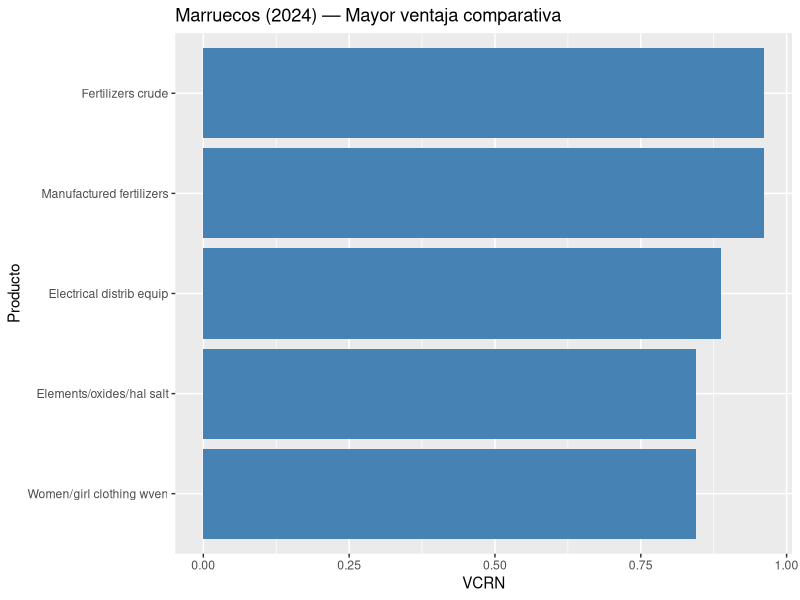
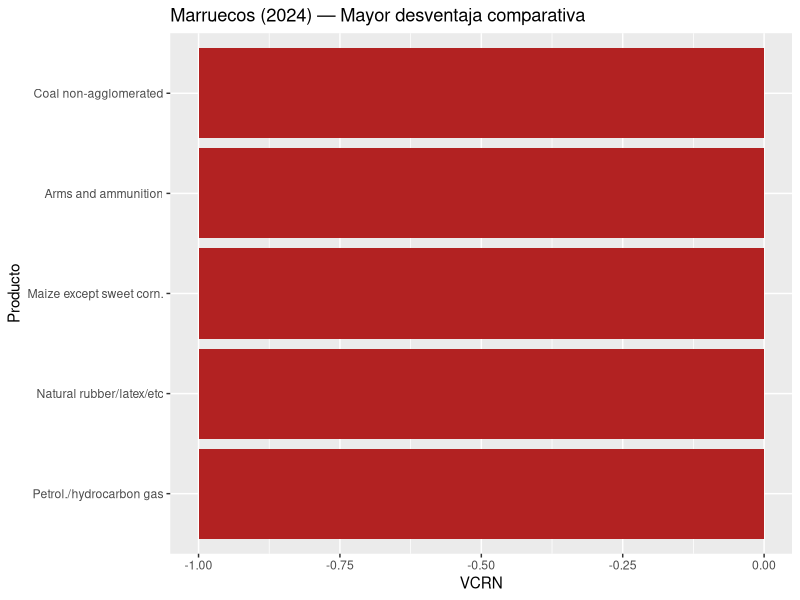
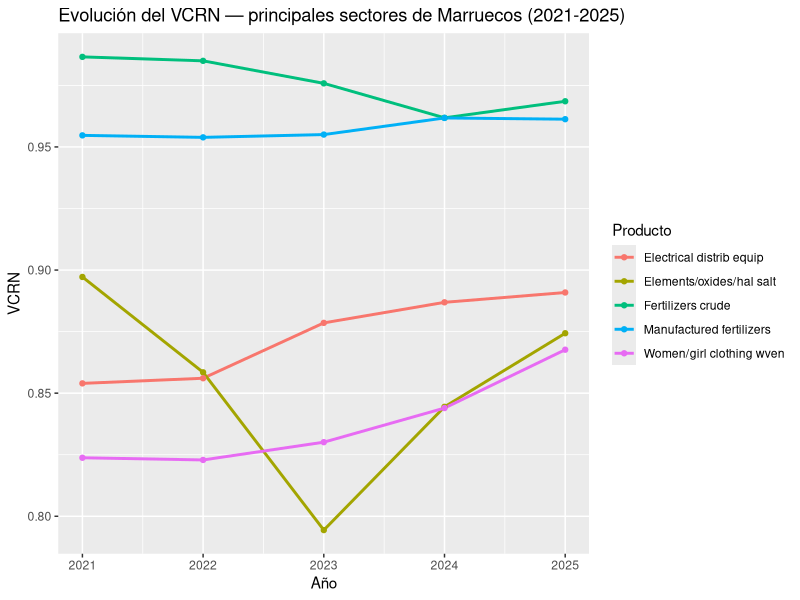
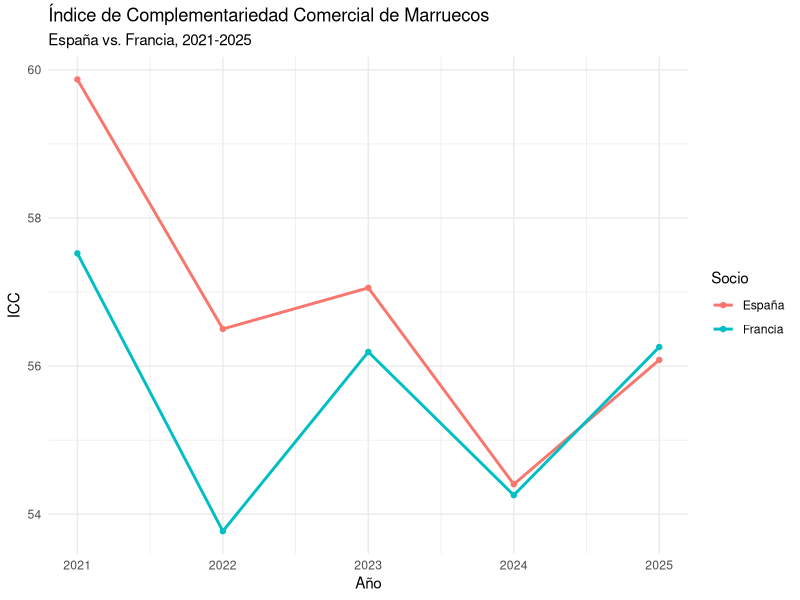
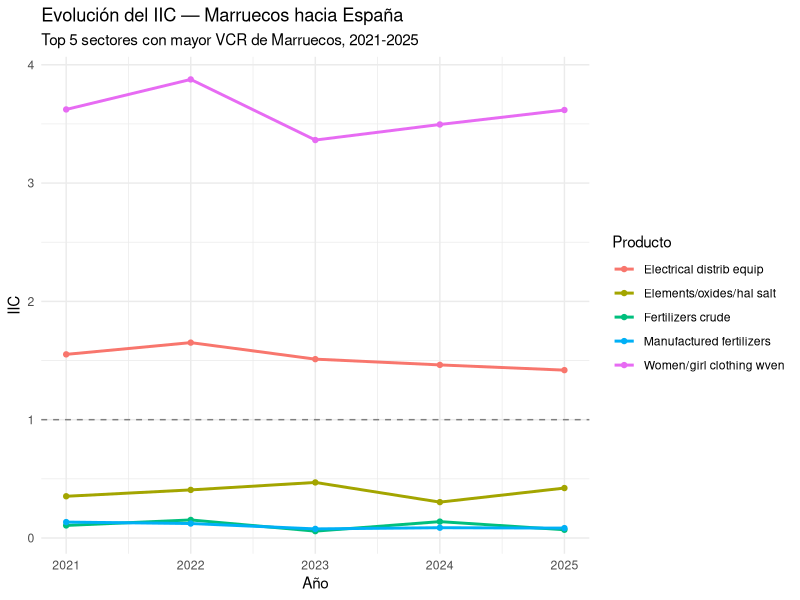
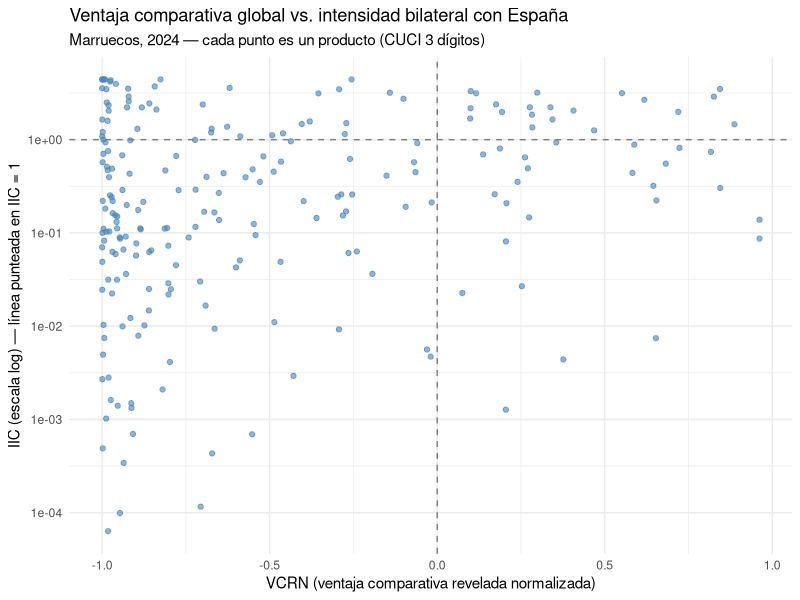
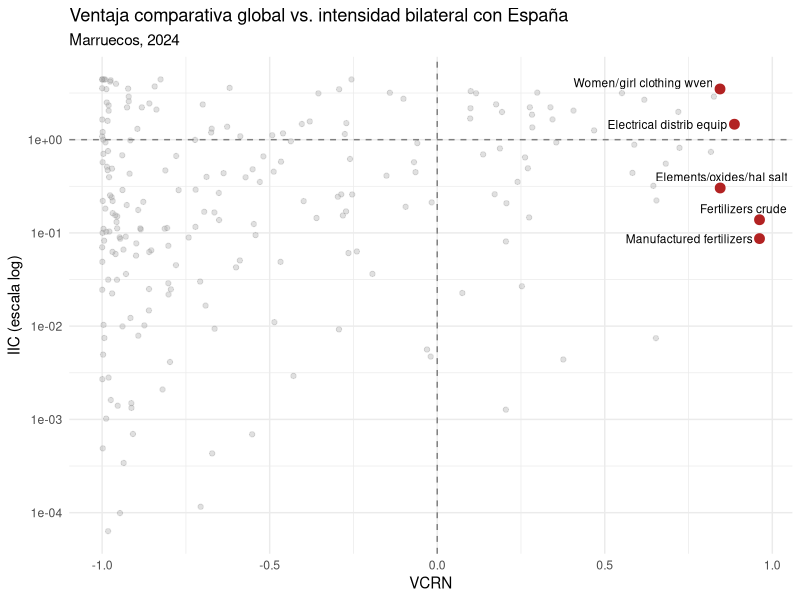
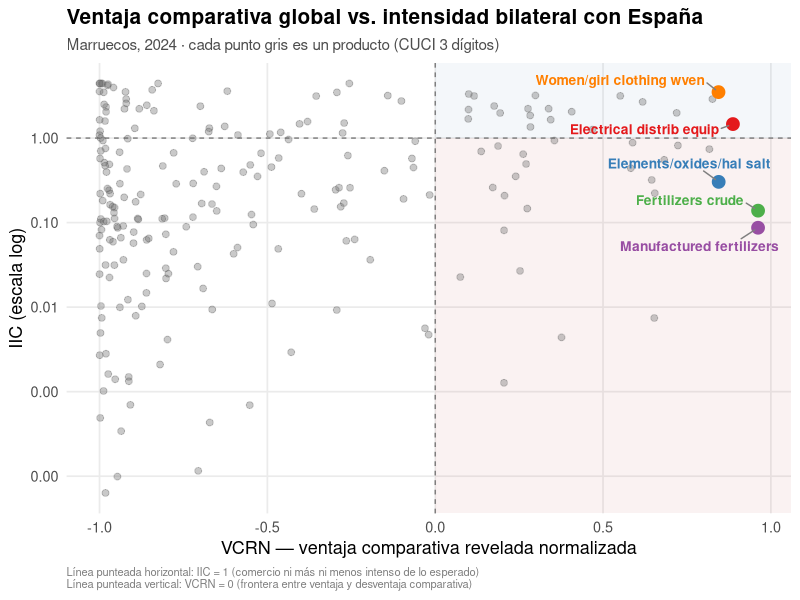

R code for these plots, in order:
install.packages("tidyverse")
install.packages("haven")
install.packages("ggrepel")

library(tidyverse)
library(haven)
library(dplyr)
library(ggrepel) 

getwd()
setwd("/cloud/project/bases de datos")
comtrade <- read_dta("MAR_ESP_FRA_WLD_full.dta")

names(comtrade) <- tolower(names(comtrade))

#-----------------------------------------------------------------------------#
# Limpieza de Bases: Uso dos bases, una con MAR como reporter y FRA, SPN y WLD
# como partners, y otra con WLD como reporter y partner. Después las uno con 
# left_join y armo el VCR.
#-----------------------------------------------------------------------------#

# Primero para la parte de MAR -> FRA, SPN, WLD:

comtrade <- comtrade %>%
  mutate(
    cuci      = as.character(as_factor(productcode)),
    cuci_desc = as.character(as_factor(productdescription)),
    r         = as.character(as_factor(reporteriso3)),
    p         = as.character(as_factor(partneriso3)),
    flow      = as.character(as_factor(tradeflowname))
  ) %>%
  rename(value = tradevaluein1000usd) %>%
  select(r, p, flow, cuci, cuci_desc, value, year)

comtrade_2 <- comtrade |>
  mutate(value = value / 1000)

comtrade_exp <- comtrade_2 |>
  filter(flow == "Export")

comtrade_exp <- comtrade_exp |>
  group_by(year, r, p) |>
  mutate(total_expo = sum(value, na.rm = TRUE)) |>
  ungroup()

comtrade_exp <- comtrade_exp |>
  mutate(share = value / total_expo)

df_share <- comtrade_exp |>
  select(year, r, p, cuci, cuci_desc, share)

vcr_aux_mar <- df_share |>
  filter(r == "MAR", p == "WLD") |>
  rename(share_mar = share)

# Ahora para la parte de WLD -> WLD:

comtrade_wld <- read_dta("WLD_WLD.dta")

names(comtrade_wld) <- tolower(names(comtrade_wld))

comtrade_wld <- comtrade_wld %>%
  mutate(
    cuci = as.character(as_factor(productcode)),
    r    = as.character(as_factor(reporteriso3)),
    p    = as.character(as_factor(partneriso3)),
    flow = as.character(as_factor(tradeflowname))
  ) %>%
  rename(value = tradevaluein1000usd) %>%
  select(r, p, flow, cuci, value, year)

wld_exp <- comtrade_wld |>
  filter(flow == "Export", r == "All", p == "All") |>
  group_by(year) |>
  mutate(total_wld = sum(value, na.rm = TRUE)) |>
  ungroup() |>
  mutate(share_wld = value / total_wld) |>
  select(year, cuci, share_wld)

#-----------------------------------------------------------------------------#
# Y ahora sí construyo el VCR:
#-----------------------------------------------------------------------------#

vcr_mar <- vcr_aux_mar |>
  select(year, cuci, cuci_desc, share_mar) |>
  left_join(wld_exp, by = c("year", "cuci")) |>
  mutate(
    vcr  = share_mar / share_wld,
    vcrn = (vcr - 1) / (vcr + 1)
  ) |>
  arrange(desc(vcr))

sum(is.na(vcr_mar$share_wld)) # chequeo que no quede ningún NA suelto

top5_mar <- vcr_mar |>
  filter(year == 2025) |>
  slice_max(vcrn, n = 5)

# Analisis de los resultados del VCR

vcr_mar |> 
  group_by(year) |> 
  summarise(n = n(), na_share_wld = sum(is.na(share_wld)))

# Top 5 sectores con mayor ventaja comparativa (VCRN más alto)
top5_ventaja <- vcr_mar |>
  filter(year == 2024) |>
  slice_max(vcrn, n = 5)


# Top 5 sectores con mayor desventaja comparativa (VCRN más bajo)
top5_desventaja <- vcr_mar |>
  filter(year == 2024) |>
  slice_min(vcrn, n = 5)


# Me parecen medio una poronga estos gráficos, pero bueno, hay que verlo

ggplot(data = top5_ventaja) +
  geom_col(aes(x = reorder(cuci_desc, vcrn), y = vcrn), fill = "steelblue") +
  coord_flip() +
  labs(title = "Marruecos (2024) — Mayor ventaja comparativa",
       x = "Producto",
       y = "VCRN")

ggplot(data = top5_desventaja) +
  geom_col(aes(x = reorder(cuci_desc, vcrn), y = vcrn), fill = "firebrick") +
  coord_flip() +
  labs(title = "Marruecos (2024) — Mayor desventaja comparativa",
       x = "Producto",
       y = "VCRN")


# Grafico de evolución de los sectores top

top_sectores <- top5_ventaja$cuci  # códigos de los 5 sectores top en 2024

vcr_mar |>
  filter(cuci %in% top_sectores) |>
  ggplot(aes(x = year, y = vcrn, color = cuci_desc)) +
  geom_line(linewidth = 1) +
  geom_point() +
  labs(title = "Evolución del VCRN — principales sectores de Marruecos (2021-2025)",
       x = "Año", y = "VCRN", color = "Producto")

#-----------------------------------------------------------------------------#
# Siguiente indicador: IIC (Intensidad Comercial)
#-----------------------------------------------------------------------------#


# Elegimos el socio y el sector a analizar
socio_1 <- "ESP"
sector <- "562"  # Manufactured fertilizers
anio   <- 2024

socio_2 <- "FRA"

# X^{i,j}_k: exportaciones de Marruecos a ESPAÑA en el sector k
xijk_esp <- comtrade_exp |>
  filter(r == "MAR", p == socio_1, cuci == sector, year == anio) |>
  pull(value)

# X^{i,j}_k: exportaciones de Marruecos a FRANCIA en el sector k
xijk_fra <- comtrade_exp |>
  filter(r == "MAR", p == socio_2, cuci == sector, year == anio) |>
  pull(value)

# X^i_k: exportaciones totales de Marruecos al mundo en el sector k
xik <- comtrade_exp |>
  filter(r == "MAR", p == "WLD", cuci == sector, year == anio) |>
  pull(value)

# X^{i,j}: exportaciones totales de Marruecos a España (todos los productos)
xij_esp <- comtrade_exp |>
  filter(r == "MAR", p == socio_1, year == anio) |>
  distinct(total_expo) |>
  pull(total_expo)

# X^{i,j}: exportaciones totales de Marruecos a FRANCIA (todos los productos)
xij_fra <- comtrade_exp |>
  filter(r == "MAR", p == socio_2, year == anio) |>
  distinct(total_expo) |>
  pull(total_expo)

# X^i: exportaciones totales de Marruecos al mundo (todos los productos)
xi <- comtrade_exp |>
  filter(r == "MAR", p == "WLD", year == anio) |>
  distinct(total_expo) |>
  pull(total_expo)

iic_mar_esp <- (xijk_esp / xik) / (xij_esp / xi)
iic_mar_esp <- as.numeric(iic_mar_esp)
iic_mar_esp

iic_mar_fra <- (xijk_fra / xik) / (xij_fra / xi)
iic_mar_fra <- as.numeric(iic_mar_fra)
iic_mar_fra


# EN FORMA DE TABLA: 

# PRIMERO ESPAÑA

sectores_top5 <- top5_ventaja$cuci

mar_esp <- comtrade_exp |>
  filter(r == "MAR", p == socio_1, year == anio, cuci %in% sectores_top5) |>
  select(cuci, cuci_desc, xijk = value, xij = total_expo)

mar_wld <- comtrade_exp |>
  filter(r == "MAR", p == "WLD", year == anio, cuci %in% sectores_top5) |>
  select(cuci, xik = value, xi = total_expo)

iic_top5 <- mar_esp |>
  left_join(mar_wld, by = "cuci") |>
  mutate(iic = as.numeric((xijk / xik) / (xij / xi))) |>
  select(cuci, cuci_desc, iic) |>
  arrange(desc(iic))

# AHORA FRANCIA

# mar_fra <- comtrade_exp |>
#   filter(r == "MAR", p == socio_1, year == anio, cuci %in% sectores_top5) |>
#   select(cuci, cuci_desc, xijk = value, xij = total_expo)
# 
# mar_wld <- comtrade_exp |>
#   filter(r == "MAR", p == "WLD", year == anio, cuci %in% sectores_top5) |>
#   select(cuci, xik = value, xi = total_expo)
# 
# iic_top5 <- mar_fra |>
#   left_join(mar_wld, by = "cuci") |>
#   mutate(iic = as.numeric((xijk / xik) / (xij / xi))) |>
#   select(cuci, cuci_desc, iic) |>
#   arrange(desc(iic))

#-----------------------------------------------------------------------------#
# Siguiente indicador: ICC (Compatibilidad/Complementariedad Comercial)
#-----------------------------------------------------------------------------#

#ICC AGREGADO

calcular_icc <- function(socio, anio) {
  
  # m_k^i: participación del bien k en las IMPORTACIONES totales de Marruecos
  m_mar <- comtrade |>
    filter(r == "MAR", p == "WLD", flow == "Import", year == anio) |>
    mutate(m = value / sum(value, na.rm = TRUE)) |>
    select(cuci, cuci_desc, m)
  
  # x_k^j: participación del bien k en las EXPORTACIONES totales del socio al mundo
  x_socio <- comtrade |>
    filter(r == socio, p == "WLD", flow == "Export", year == anio) |>
    mutate(x = value / sum(value, na.rm = TRUE)) |>
    select(cuci, x)
  
  # Full join: un producto ausente de un lado cuenta como share = 0, no se descarta
  tabla <- full_join(m_mar, x_socio, by = "cuci") |>
    mutate(
      m = replace_na(m, 0),
      x = replace_na(x, 0),
      dif_abs = abs(m - x)
    )
  
  icc <- 100 * (1 - sum(tabla$dif_abs, na.rm = TRUE) / 2)
  
  list(icc = icc, detalle = tabla)
}

# Uso:
icc_esp_mar <- calcular_icc("ESP", 2024)
icc_esp_mar$icc

# 1) La suma de shares de cada lado debería dar 1 (o muy cerca, por redondeo)
sum(icc_esp_mar$detalle$m, na.rm = TRUE)
sum(icc_esp_mar$detalle$x, na.rm = TRUE)


# 2) El ICC teóricamente está acotado entre 0 y 100 — confirmá que no se te fue de rango
icc_esp_mar$icc

resultado_fra <- calcular_icc("FRA", 2024)
resultado_fra$icc

icc_evolucion <- map_dfr(2021:2025, function(a) {
  tibble(
    year = a,
    icc_esp = calcular_icc("ESP", a)$icc,
    icc_fra = calcular_icc("FRA", a)$icc
  )
})

# ICC POR PRODUCTO

calcular_icc_producto <- function(socio, anio) {
  
  m_mar <- comtrade |>
    filter(r == "MAR", p == "WLD", flow == "Import", year == anio) |>
    mutate(m = value / sum(value, na.rm = TRUE)) |>
    select(cuci, cuci_desc, m)
  
  x_socio <- comtrade |>
    filter(r == socio, p == "WLD", flow == "Export", year == anio) |>
    mutate(x = value / sum(value, na.rm = TRUE)) |>
    select(cuci, cuci_desc_x = cuci_desc, x)  # guardamos la descripción también acá
  
  full_join(m_mar, x_socio, by = "cuci") |>
    mutate(
      cuci_desc = coalesce(cuci_desc, cuci_desc_x),  # si falta de un lado, usa el otro
      m = replace_na(m, 0),
      x = replace_na(x, 0),
      icc_k = 100 * (1 - abs(m - x) / 2)
    ) |>
    select(cuci, cuci_desc, m, x, icc_k) |>
    arrange(desc(icc_k))
}

icc_prod_esp <- calcular_icc_producto("ESP", 2024)
view(icc_prod_esp)
icc_prod_fra <- calcular_icc_producto("FRA", 2024)
view(icc_prod_fra)


# Top 10 de mejor matching con cada socio
icc_prod_esp |> slice_max(icc_k, n = 10) |> select(cuci, cuci_desc, icc_k)
icc_prod_fra |> slice_max(icc_k, n = 10) |> select(cuci, cuci_desc, icc_k)


icc_prod_esp |> 
  filter(m > 0.001, x > 0.001) |>
  arrange(desc(icc_k)) |>
  head(10)

icc_prod_fra |> 
  filter(m > 0.001, x > 0.001) |>
  arrange(desc(icc_k)) |>
  head(10)


#------------------------------------------------------------------------#
# GRAFICOS

# evoluciónm agregada del icc

icc_evolucion |>
  pivot_longer(cols = c(icc_esp, icc_fra), names_to = "socio", values_to = "icc") |>
  mutate(socio = recode(socio, icc_esp = "España", icc_fra = "Francia")) |>
  ggplot(aes(x = year, y = icc, color = socio)) +
  geom_line(linewidth = 1) +
  geom_point() +
  labs(title = "Índice de Complementariedad Comercial de Marruecos",
       subtitle = "España vs. Francia, 2021-2025",
       x = "Año", y = "ICC", color = "Socio") +
  theme_minimal()

# evolución del iic para los mismos 5 sectores top con España

calcular_iic_multi <- function(socio, sectores, anio) {
  mar_soc <- comtrade_exp |>
    filter(r == "MAR", p == socio, year == anio, cuci %in% sectores) |>
    select(cuci, cuci_desc, xijk = value, xij = total_expo)
  
  mar_wld <- comtrade_exp |>
    filter(r == "MAR", p == "WLD", year == anio, cuci %in% sectores) |>
    select(cuci, xik = value, xi = total_expo)
  
  mar_soc |>
    left_join(mar_wld, by = "cuci") |>
    mutate(iic = as.numeric((xijk / xik) / (xij / xi)), year = anio) |>
    select(year, cuci, cuci_desc, iic)
}

iic_evolucion <- map_dfr(2021:2025, ~calcular_iic_multi("ESP", sectores_top5, .x))

ggplot(iic_evolucion, aes(x = year, y = iic, color = cuci_desc)) +
  geom_line(linewidth = 1) +
  geom_point() +
  geom_hline(yintercept = 1, linetype = "dashed", color = "gray50") +
  labs(title = "Evolución del IIC — Marruecos hacia España",
       subtitle = "Top 5 sectores con mayor VCR de Marruecos, 2021-2025",
       x = "Año", y = "IIC", color = "Producto") +
  theme_minimal()


# cruce VCRN con IIC
# Armamos la base combinando VCR 2024 con IIC 2024 hacia España, para todos los productos en común
cruce_vcr_iic <- vcr_mar |>
  filter(year == 2024) |>
  select(cuci, cuci_desc, vcrn) |>
  inner_join(
    calcular_iic_multi("ESP", unique(vcr_mar$cuci), 2024) |> select(cuci, iic),
    by = "cuci"
  ) |>
  filter(!is.na(iic), is.finite(iic))

ggplot(cruce_vcr_iic, aes(x = vcrn, y = iic)) +
  geom_point(alpha = 0.6, color = "steelblue") +
  geom_hline(yintercept = 1, linetype = "dashed", color = "gray50") +
  geom_vline(xintercept = 0, linetype = "dashed", color = "gray50") +
  scale_y_log10() +  # el IIC suele tener rango muy amplio, el log ayuda a leerlo
  labs(title = "Ventaja comparativa global vs. intensidad bilateral con España",
       subtitle = "Marruecos, 2024 — cada punto es un producto (CUCI 3 dígitos)",
       x = "VCRN (ventaja comparativa revelada normalizada)",
       y = "IIC (escala log) — línea punteada en IIC = 1") +
  theme_minimal()

# solo puntos extremos

destacados <- cruce_vcr_iic |>
  filter(cuci %in% c("562", "272", "842", "773", "522"))

ggplot(cruce_vcr_iic, aes(x = vcrn, y = iic)) +
  geom_point(alpha = 0.3, color = "gray60") +
  geom_point(data = destacados, color = "firebrick", size = 3) +
  geom_text_repel(data = destacados, aes(label = cuci_desc), size = 3) +
  geom_hline(yintercept = 1, linetype = "dashed", color = "gray50") +
  geom_vline(xintercept = 0, linetype = "dashed", color = "gray50") +
  scale_y_log10() +
  labs(title = "Ventaja comparativa global vs. intensidad bilateral con España",
       subtitle = "Marruecos, 2024",
       x = "VCRN", y = "IIC (escala log)") +
  theme_minimal()


# mismo grafico, intento 2

cruce_vcr_iic_filtrado <- cruce_vcr_iic |>
  filter(iic > 0, is.finite(iic))

#--------------------------------------------------------------#

ggplot(cruce_vcr_iic_filtrado, aes(x = vcrn, y = iic)) +
  # Sombreado de cuadrantes para que se lean de un vistazo
  annotate("rect", xmin = 0, xmax = Inf, ymin = 1, ymax = Inf,
           fill = "steelblue", alpha = 0.06) +
  annotate("rect", xmin = 0, xmax = Inf, ymin = 0, ymax = 1,
           fill = "firebrick", alpha = 0.06) +
  geom_point(alpha = 0.35, color = "gray40", size = 2) +
  geom_point(data = destacados, aes(color = cuci_desc), size = 4) +
  geom_text_repel(
    data = destacados, aes(label = cuci_desc, color = cuci_desc),
    size = 3.5, fontface = "bold", show.legend = FALSE,
    box.padding = 0.6, point.padding = 0.3,
    segment.color = "gray50", min.segment.length = 0
  ) +
  geom_hline(yintercept = 1, linetype = "dashed", color = "gray40", linewidth = 0.4) +
  geom_vline(xintercept = 0, linetype = "dashed", color = "gray40", linewidth = 0.4) +
  scale_y_log10(labels = scales::label_number(accuracy = 0.01)) +
  scale_color_brewer(palette = "Set1") +
  labs(
    title = "Ventaja comparativa global vs. intensidad bilateral con España",
    subtitle = "Marruecos, 2024 · cada punto gris es un producto (CUCI 3 dígitos)",
    x = "VCRN — ventaja comparativa revelada normalizada",
    y = "IIC (escala log)",
    caption = "Línea punteada horizontal: IIC = 1 (comercio ni más ni menos intenso de lo esperado)\nLínea punteada vertical: VCRN = 0 (frontera entre ventaja y desventaja comparativa)"
  ) +
  theme_minimal(base_size = 13) +
  theme(
    legend.position = "none",
    plot.title = element_text(face = "bold", size = 15),
    plot.subtitle = element_text(color = "gray30", size = 11),
    plot.caption = element_text(color = "gray50", size = 8, hjust = 0),
    panel.grid.minor = element_blank(),
    panel.grid.major = element_line(color = "gray92")
  )



ultimo_grafico <- last_plot()  # toma el último gráfico ggplot que corriste

ggsave(
  filename = "vcr_vs_iic_espana.png",
  plot = ultimo_grafico,
  width = 10, height = 6.5,
  dpi = 300,           # buena resolución para proyectar/imprimir
  bg = "white"          # evita que quede con fondo transparente
)
